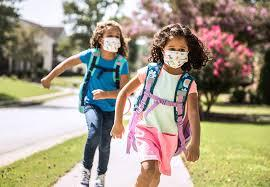
#> input picture data/test.jpg, 270 x 187 px
$ python -i frame_diff.py   (imports and definitions only)
#> lines starting #> are read from the running program, lines starting #| are printed output that depends on the picture
#> further down, picture is the input picture: shape (187, 270, 3); mean B, G, R 132.6, 152.1, 162.5
import cv2
class FrameDiff:
    def __init__(self, mask_area=None) -> None:
        self.init = False
        self.first_frame = None
        self.mask_area = mask_area
        self.serial_del_count = 0

    def update_bg(self, img):
        self.first_frame = img

    def run(self, img):
        # cv2.namedWindow("raw", 0)
        # cv2.namedWindow("res", 0)
        if self.mask_area is not None:
            #cv2.imshow("raw", img)
            img[self.mask_area[0]:self.mask_area[1], self.mask_area[2]:self.mask_area[3]] = 0
            #cv2.imshow("res", img)
            #cv2.waitKey(0)
        if not self.init:
            self.init = True
            gray1 = cv2.cvtColor(img, cv2.COLOR_BGR2GRAY)
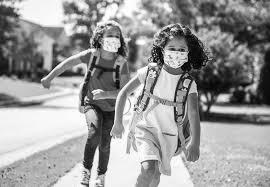
#> gray1: shape (187, 270); min 1, max 255, mean 153
            # 对灰度图进行模糊处理
            self.first_frame = cv2.GaussianBlur(gray1, (5, 5), 0)
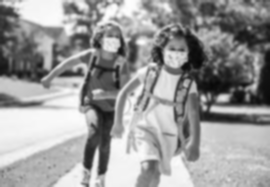
#> self.first_frame: shape (187, 270); min 7, max 253, mean 153
            return False

        move = True
        # 转为灰度图
        gray2 = cv2.cvtColor(img, cv2.COLOR_BGR2GRAY)
        gray2 = cv2.GaussianBlur(gray2, (5, 5), 0)

        # 计算帧差
        diff = cv2.absdiff(self.first_frame, gray2)

        # 应用阈值
        _, thresh = cv2.threshold(diff, 30, 255, cv2.THRESH_BINARY)

        # 膨胀操作，填补空洞
        dilated = cv2.dilate(thresh, None, iterations=2)

        # 查找轮廓
        contours, _ = cv2.findContours(dilated, cv2.RETR_EXTERNAL, cv2.CHAIN_APPROX_SIMPLE)

        for contour in contours:
            area = cv2.contourArea(contour)
            if area  > 150:  # 设定最小面积阈值
                #move = False
                # 绘制轮廓和大小
                x, y, w, h = cv2.boundingRect(contour)
                # if w < 100 and h < 100:
                move = False
                self.serial_del_count = 0
                # cv2.rectangle(img, (x, y), (x + w, y + h), (0, 255, 0), 2)
                # cv2.putText(img, f'Area: {area}', (x, y - 10), cv2.FONT_HERSHEY_SIMPLEX, 0.5, (255, 0, 0), 2)
        if(move):
            self.serial_del_count = self.serial_del_count + 1
        if(self.serial_del_count > 21):
            self.serial_del_count = 0
            move = False
        # 显示结果
        # cv2.imshow('Motion Detection', img)
        # cv2.waitKey(0)
        self.update_bg(gray2)
        return move

>>> import cv2
>>> picture = cv2.imread('../data/test.jpg')
>>> result = FrameDiff().run(picture)
#> result = False
